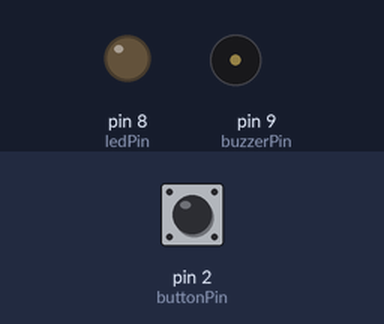
A sketch run on a simulated Arduino Uno, built with avr-gcc and run on an emulated ATmega328P. Shown: output pins drawn as LEDs (lit = HIGH), buzzer (waves = sounding). Inputs (shaded band) come from the test bench; at power-on: pin 2 (buttonPin) HIGH.

Above: at 1.2 s.
1.3 s: pin 2 (buttonPin) pulled LOW for 0.15 s
At 1.8 s:
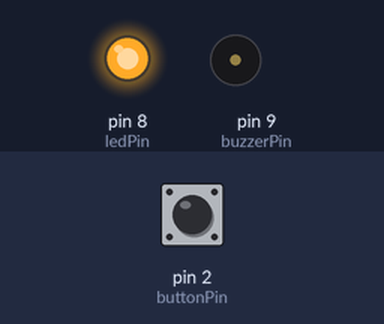
2.9 s: pin 2 (buttonPin) pulled LOW for 1 s
At 3.8 s:
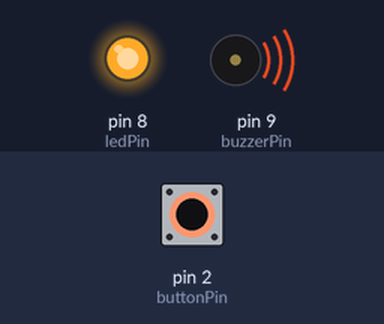
5.4 s: pin 2 (buttonPin) pulled LOW for 3.2 s
At 9.1 s:
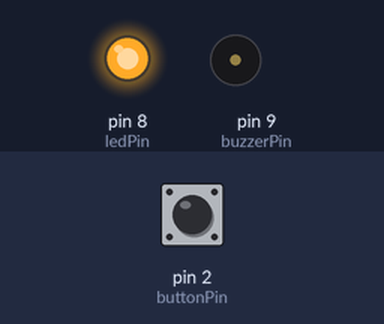
Timing chart, 0 to 10.6 s (numbered marks = the images above; inputs shaded):
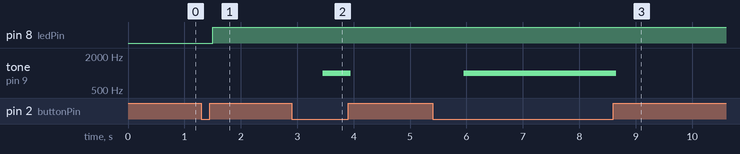

The sketch:

Push-Button.ino
```cpp
// Push-Button LED & Buzzer Indicator
// Short press -> toggle LED
// Long hold  -> buzzer ON while held

const int buttonPin = 2;    // button connected to D2 and GND (using INPUT_PULLUP)
const int ledPin    = 8;    // LED anode -> D8 (through 220Ω to GND)
const int buzzerPin = 9;    // Buzzer + -> D9, Buzzer - -> GND

// Tuning parameters
const unsigned long debounceDelay   = 50;   // ms debounce
const unsigned long longPressDelay  = 500;  // ms required to consider it a "hold"

// runtime state
int lastButtonReading = HIGH;      // because INPUT_PULLUP
unsigned long lastDebounceTime = 0;
unsigned long buttonPressedTime = 0;
bool buttonWasPressed = false;
bool buzzerActive = false;
bool ledState = false;

void setup() {
  pinMode(buttonPin, INPUT_PULLUP);
  pinMode(ledPin, OUTPUT);
  pinMode(buzzerPin, OUTPUT);
  digitalWrite(ledPin, LOW);
  digitalWrite(buzzerPin, LOW); // ensure buzzer off at start
}

void loop() {
  int reading = digitalRead(buttonPin);

  // Debounce logic: if the reading changed, reset debounce timer
  if (reading != lastButtonReading) {
    lastDebounceTime = millis();
  }

  if ((millis() - lastDebounceTime) > debounceDelay) {
    // reading is stable for debounceDelay
    if (reading == LOW && !buttonWasPressed) {
      // Button just pressed (active low)
      buttonWasPressed = true;
      buttonPressedTime = millis();
      // We don't toggle LED yet because we need to determine if it's a hold
    }

    if (reading == LOW && buttonWasPressed) {
      // Button still being held
      if (!buzzerActive && (millis() - buttonPressedTime >= longPressDelay)) {
        // Enter long-press mode: start buzzer
        buzzerActive = true;
        // If using tone-capable buzzer:
        tone(buzzerPin, 1000); // 1000 Hz tone (change if desired)
        // If you have an active buzzer that doesn't need tone, use:
        // digitalWrite(buzzerPin, HIGH);
      }
    }

    if (reading == HIGH && buttonWasPressed) {
      // Button was released
      if (buzzerActive) {
        // It was a long press -> stop buzzer
        buzzerActive = false;
        noTone(buzzerPin); // stop tone
        // if you used digitalWrite HIGH for active buzzer, set LOW here:
        // digitalWrite(buzzerPin, LOW);
      } else {
        // It was a short press -> toggle LED
        ledState = !ledState;
        digitalWrite(ledPin, ledState ? HIGH : LOW);
      }
      buttonWasPressed = false;
    }
  }

  lastButtonReading = reading;

  // Safety: if buzzerActive but button somehow released (edge case), ensure buzzer off
  if (!buttonWasPressed && buzzerActive) {
    buzzerActive = false;
    noTone(buzzerPin);
  }
}
```

Measured:
- after the input at 1.3 s, pin 8 (ledPin): LOW → HIGH after 0.20 s
- after the input at 2.9 s, tone on pin 9 (buzzerPin): silent → 1000 Hz after 0.55 s, → silent 0.50 s later
- after the input at 5.4 s, tone on pin 9 (buzzerPin): silent → 1000 Hz after 0.55 s, → silent 2.7 s later
